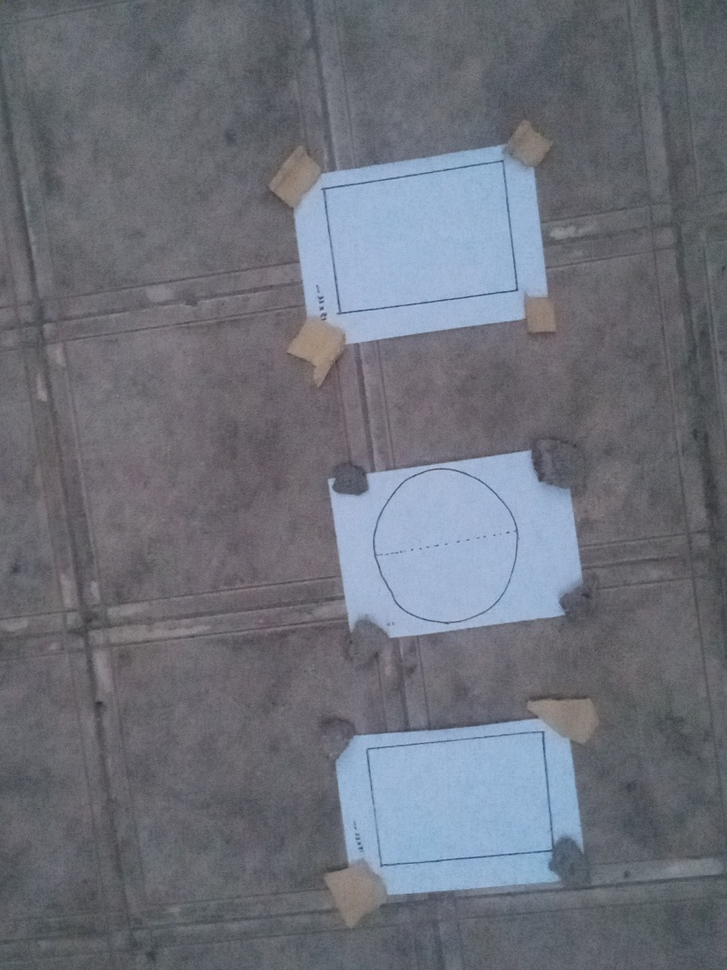
#> input picture image processing/image/4_1_352rectan_57circle.JPG, 727 x 970 px, shrunk from 1932 x 2576 before the run, found by its file name
$ python size_object.py
#> lines starting #> are read from the running program, lines starting #| are printed output that depends on the picture; after the words box and inside, x2 and y2 are one past the last pixel; in counts of white or black regions, pixels touching at a corner belong together; long printed decimals are rounded
### image processing/shapedetector.py
import cv2
import numpy as np

class ShapeDetector:
    def __init__(self):
        pass

    def detect(self, c):

        shape = "unidentified"
        peri = cv2.arcLength(c, True)
        approx = cv2.approxPolyDP(c, 0.04 * peri, True)

        if len(approx) == 3:
            shape = "triangle"

        elif len(approx) == 4:
            (x, y, w, h) = cv2.boundingRect(approx)
            ar = w / float(h)
            shape = "square" if ar >= 0.95 and ar <= 1.05 else "rectangle"

        else:
            area = cv2.contourArea(c)
            if area == 0:
                return shape
            circularity = (4 * np.pi * area) / (peri * peri)
            shape = "circle" if circularity > 0.8 else "polygon"

        return shape

### image processing/size_object.py
from shapedetector import ShapeDetector
import numpy as np
import imutils
import cv2
import pandas as pd
from imutils import perspective
from imutils import contours

def show_images(images):
    for i, img in enumerate(images):
        cv2.namedWindow("image_" + str(i), cv2.WINDOW_NORMAL)
        cv2.imshow("image_" + str(i), img)
    cv2.waitKey(0)
    cv2.destroyAllWindows()

def get_color(r, g, b, csv):
    minimum = 10000
    color_name = "Unknown"
    for index in range(len(csv)):
        distance = abs(r - int(csv.loc[index, "r"])) + abs(g - int(csv.loc[index, "g"])) + abs(b - int(csv.loc[index, "b"]))
        if distance <= minimum:
            minimum = distance
            color_name = csv.loc[index, 'color_name']
    return color_name

def calculate_area(shape, cnt, pixel_per_m):
    if shape == "circle":
        _, radius = cv2.minEnclosingCircle(cnt)
        area_in_pixels = np.pi * (radius ** 2)
    elif shape == "triangle":
        approx = cv2.approxPolyDP(cnt, 0.04 * cv2.arcLength(cnt, True), True)
        side_a = np.linalg.norm(approx[0] - approx[1])
        side_b = np.linalg.norm(approx[1] - approx[2])
        side_c = np.linalg.norm(approx[2] - approx[0])
        s = (side_a + side_b + side_c) / 2
        area_in_pixels = np.sqrt(s * (s - side_a) * (s - side_b) * (s - side_c))
    else:
        area_in_pixels = cv2.contourArea(cnt)

    area_in_m2 = area_in_pixels / (pixel_per_m ** 2)
    return area_in_m2


def image_proccess_ahar(img_path,height_in_m):
#> called with height_in_m = 1
    real_world_height_in_m=height_in_m

    image = cv2.imread(img_path)
#> image is the input picture: shape (970, 727, 3); mean B, G, R 122.1, 112.5, 108.9

    if image is None:
        print("Error: Unable to load the image.")
    else:
        gray = cv2.cvtColor(image, cv2.COLOR_BGR2GRAY)
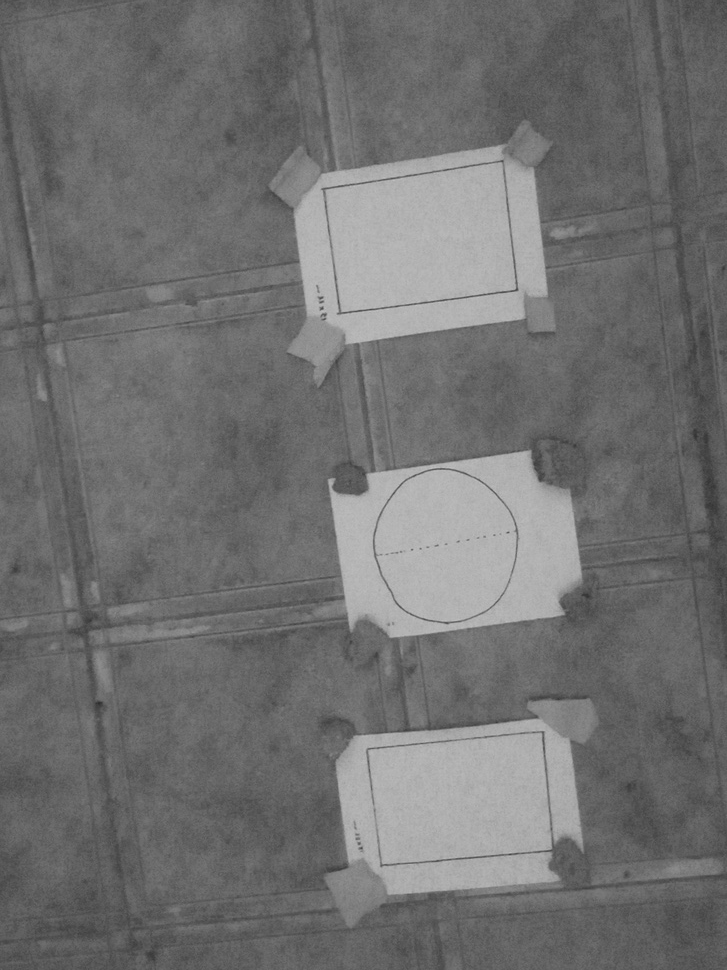
#> gray: shape (970, 727); min 45, max 193, mean 112.5
        blur = cv2.GaussianBlur(gray, (9, 9), 0)

        edged = cv2.Canny(blur, 50, 100)
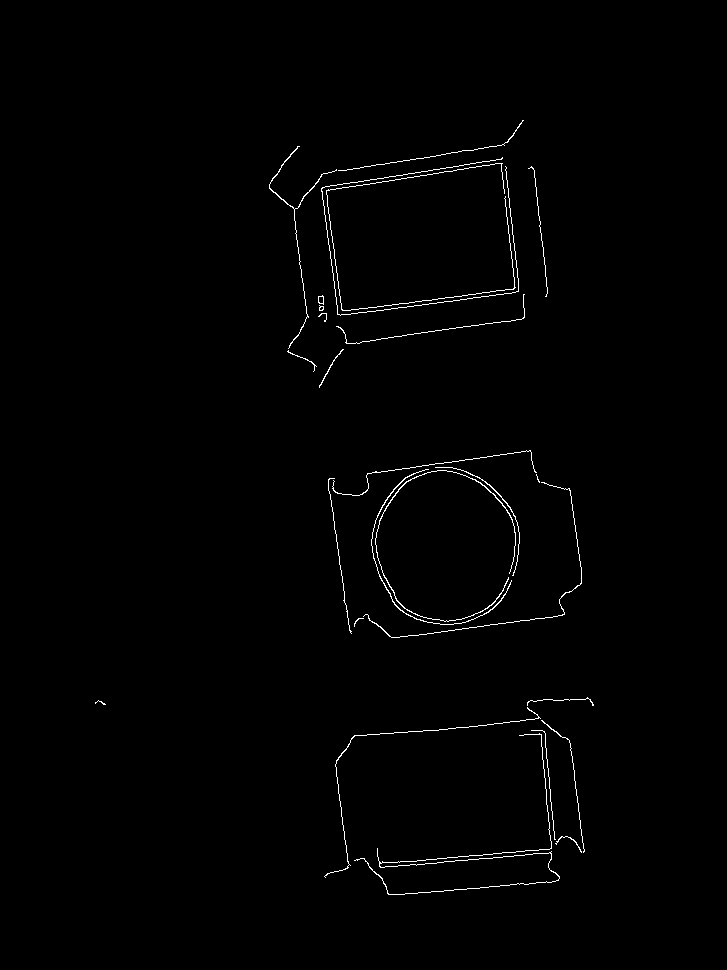
#> edged: shape (970, 727); 0.82% white in thin lines or dots, all inside (x1, y1, x2, y2) = (95, 120, 594, 895)
        edged = cv2.dilate(edged, None, iterations=1)
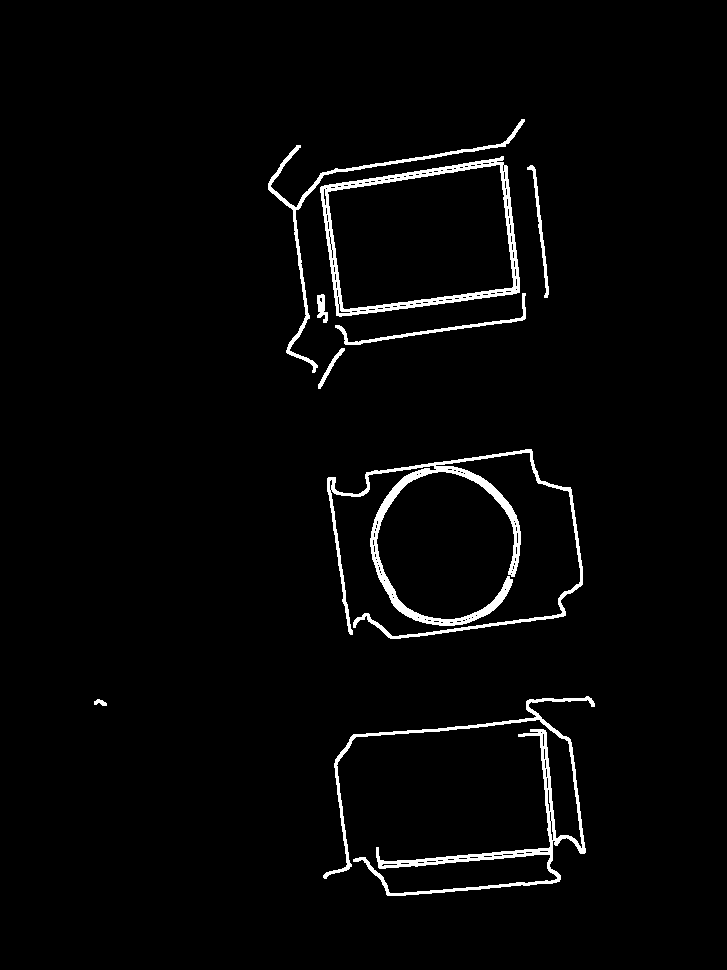
#> edged: shape (970, 727); 2.7% white; 9 white regions, largest, box (x1, y1, x2, y2) and area: (327, 449, 583, 639) 6194, (323, 696, 595, 896) 5065, (320, 156, 520, 317) 3968
        edged = cv2.erode(edged, None, iterations=1)
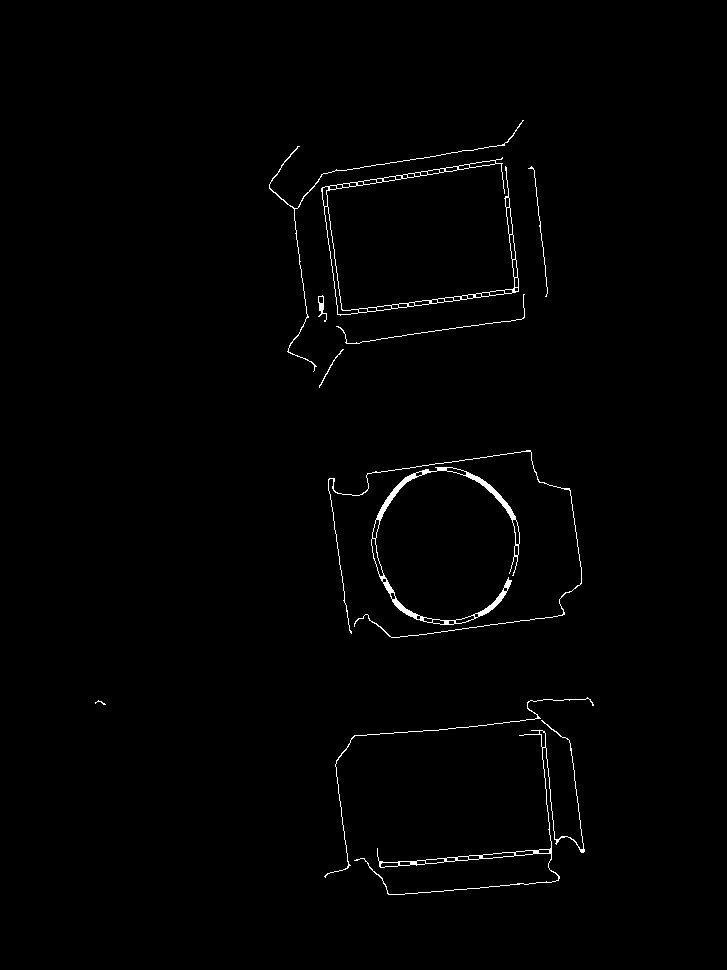
#> edged: shape (970, 727); 0.96% white in thin lines or dots, all inside (x1, y1, x2, y2) = (95, 120, 594, 895)

        cnts = cv2.findContours(edged.copy(), cv2.RETR_EXTERNAL, cv2.CHAIN_APPROX_SIMPLE)
#> cnts = 11 contours, 3 with area under 20; largest, box (x1, y1, x2, y2) and area: (321, 157, 519, 316) 2240, (371, 467, 520, 625) 1804, (354, 720, 585, 895) 836, (269, 120, 524, 372) 108, (328, 450, 582, 638) 79, (318, 295, 327, 322) 72, (324, 697, 594, 878) 44, (319, 349, 344, 388) 20
        cnts = imutils.grab_contours(cnts)

        (cnts, _) = contours.sort_contours(cnts)

        cnts = [x for x in cnts if cv2.contourArea(x) > 100]
#> cnts = 4 contours; box (x1, y1, x2, y2) and area: (321, 157, 519, 316) 2240, (371, 467, 520, 625) 1804, (354, 720, 585, 895) 836, (269, 120, 524, 372) 108

        if len(cnts) == 0:
            print("No contours found.")
            exit()

        image_height_in_pixels = image.shape[0]
#> image_height_in_pixels = 970
        image_width_in_pixels = image.shape[1]
#> image_width_in_pixels = 727

        # Calculate real-world width based on aspect ratio
        real_world_width_in_m = real_world_height_in_m * (4 / 3)

        # Calculate pixel-per-meter for both dimensions
        pixel_per_m_height = image_height_in_pixels / real_world_height_in_m
#> pixel_per_m_height = 970
        pixel_per_m_width = image_width_in_pixels / real_world_width_in_m
#> pixel_per_m_width = 545.2

        # Average pixel-per-meter ratio
        pixel_per_m = (pixel_per_m_height + pixel_per_m_width) / 2
#> pixel_per_m = 757.6

        header = ['color', 'color_name', 'hexa', 'r', 'g', 'b']
        csv = pd.read_csv('./image processing/colors.csv', names=header, header=0)
#> (reads image processing/colors.csv from the repository)

        sd = ShapeDetector()

        for cnt in cnts:
            shape = sd.detect(cnt)

            # Draw contours in red for visual inspection
            cv2.drawContours(image, [cnt], -1, (0, 0, 255), 2)

            # Calculate area and handle shapes
            if shape == "circle":
                ((x, y), radius) = cv2.minEnclosingCircle(cnt)
                center = (int(x), int(y))
                radius = int(radius)
                cv2.circle(image, center, radius, (0, 255, 0), 2)
            elif shape == "triangle":
                approx = cv2.approxPolyDP(cnt, 0.04 * cv2.arcLength(cnt, True), True)
                cv2.drawContours(image, [approx], -1, (0, 255, 0), 2)
            else:
                box = cv2.minAreaRect(cnt)
                box = cv2.boxPoints(box)
                box = np.array(box, dtype="int")
                box = perspective.order_points(box)
                cv2.drawContours(image, [box.astype("int")], -1, (0, 255, 0), 2)

            area_in_m2 = calculate_area(shape, cnt, pixel_per_m)


            # Draw area and color information
            if shape == "circle":
                center_x, center_y = int(x), int(y)
            else:
                tl, tr, br, bl = box
                center_x = int((tl[0] + tr[0] + br[0] + bl[0]) / 4)
                center_y = int((tl[1] + tr[1] + br[1] + bl[1]) / 4)

            cv2.putText(image, "{:.4f}m^2".format(area_in_m2), (center_x - 15, center_y - 10),
                        cv2.FONT_HERSHEY_SIMPLEX, 0.5, (255, 255, 0), 2)

            b, g, r = image[center_y, center_x]
            color_name = get_color(r, g, b, csv)
            cv2.putText(image, f"{color_name} ({shape})", (center_x, center_y),
                        cv2.FONT_HERSHEY_SIMPLEX, 0.5, (255, 255, 255), 2)

            # Print area for debugging
            area_in_pixels = cv2.contourArea(cnt)
            print(f"Shape: {shape}")
            print(f"Area in m²: {area_in_m2}")
            print(f"Color: {color_name}\n")
#> this loop made 4 passes
#> (peri in detect, area in detect, circularity in detect, area_in_pixels, area_in_m2, tl, tr, br) on passes 1 to 4: (1123.3, 108, 0.00108, 108, 0.000188, [191, 270], [404, 19], [524, 121]), (1351.1, 2239.5, 0.0154, 2239.5, 0.0039, [319, 180], [504, 156], [522, 291]), (1820.8, 835.5, 0.00317, 835.5, 0.00146, [353, 860], [548, 712], [632, 823]), (1032.9, 1804.5, 0.0213, 1804.5, 0.00314, [392, 452], [535, 487], [497, 639])
#| Shape: polygon
#| Area in m²: 0.0001882
#| Color: Silver
#| Shape: polygon
#| Area in m²: 0.003902
#| Color: Silver
#| Shape: polygon
#| Area in m²: 0.001456
#| Color: Silver
#| Shape: polygon
#> (further printed lines are left out)
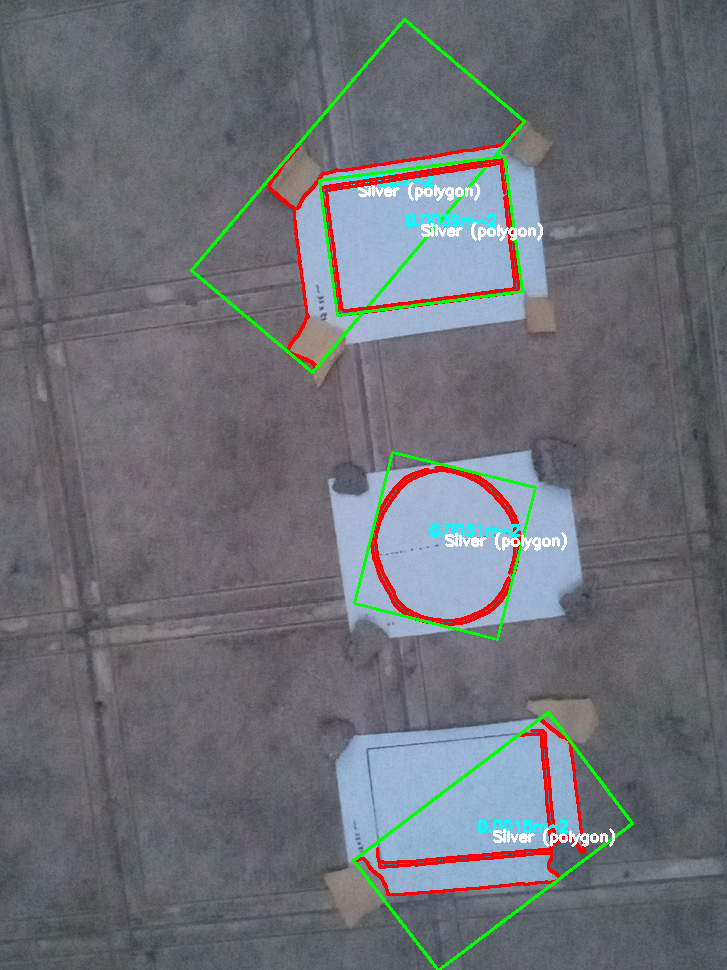
#> image: shape (970, 727, 3); 3.55% of pixels changed, all inside (x1, y1, x2, y2) = (190, 18, 634, 970)

            # print(f"Area in Pixels: {area_in_pixels}")
            # print(f"Pixel per Meter: {pixel_per_m}\n")

        print(img_path.split('.')[-2]+'-result.jpg')
        cv2.imwrite(img_path.split('.')[-2]+'result.jpg',image)
        show_images([image])
#> the loop in show_images, `for i, img in enumerate(images):` made 1 pass


if __name__=='__main__':
    img_path = "image processing/image/4_1_352rectan_57circle.jpg"
    real_world_height_in_m = 1  # Real-world height of the scene
    image_proccess_ahar(img_path,real_world_height_in_m)
